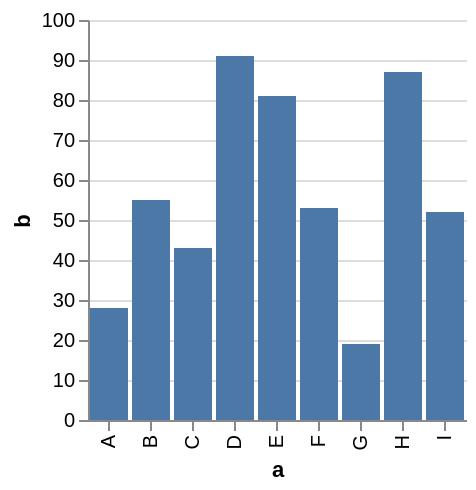

Describe this chart as a Vega-Lite specification.
### Vega specification from a JSON file in a GitHub repository (floating-point values rounded to 4 significant figures)
{"$schema": "https://vega.github.io/schema/vega/v3.0.json", "description": "A simple bar chart with embedded data.", "autosize": "pad", "padding": 5, "encode": {"update": {"fill": {"value": "transparent"}}}, "data": [{"name": "source_0", "values": [{"a": "A", "b": 28}, {"a": "B", "b": 55}, {"a": "C", "b": 43}, {"a": "D", "b": 91}, {"a": "E", "b": 81}, {"a": "F", "b": 53}, {"a": "G", "b": 19}, {"a": "H", "b": 87}, {"a": "I", "b": 52}]}, {"name": "data_0", "source": "source_0", "transform": [{"type": "formula", "expr": "toNumber(datum[\"b\"])", "as": "b"}, {"type": "filter", "expr": "datum[\"b\"] !== null && !isNaN(datum[\"b\"])"}]}], "signals": [{"name": "x_step", "value": 21}, {"name": "width", "update": "bandspace(domain('x').length, 0.1, 0.05) * x_step"}, {"name": "height", "update": "200"}], "marks": [{"name": "marks", "type": "rect", "role": "bar", "from": {"data": "data_0"}, "encode": {"update": {"x": {"scale": "x", "field": "a"}, "width": {"scale": "x", "band": true}, "y": {"scale": "y", "field": "b"}, "y2": {"scale": "y", "value": 0}, "fill": {"value": "#4c78a8"}, "tooltip": {"signal": "format(datum[\"b\"], '')"}}}}], "scales": [{"name": "x", "type": "band", "domain": {"data": "data_0", "field": "a", "sort": true}, "range": {"step": {"signal": "x_step"}}, "round": true, "paddingInner": 0.1, "paddingOuter": 0.05}, {"name": "y", "type": "linear", "domain": {"data": "data_0", "field": "b"}, "range": [{"signal": "height"}, 0], "round": true, "nice": true, "zero": true}], "axes": [{"scale": "x", "orient": "bottom", "tickCount": 5, "title": "a", "zindex": 1, "encode": {"labels": {"update": {"angle": {"value": 270}, "align": {"value": "right"}, "baseline": {"value": "middle"}}}}}, {"scale": "y", "orient": "left", "title": "b", "zindex": 1}, {"scale": "y", "domain": false, "grid": true, "labels": false, "orient": "left", "ticks": false, "zindex": 0, "gridScale": "x"}]}
